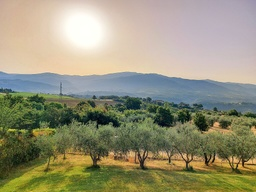
#> input picture Sashank_240725/week2_assignment/image.jpg, 256 x 192 px, shrunk from 1024 x 768 before the run, found by its file name
$ jupyter execute 'Assignment 3.ipynb'
#> lines starting #> are read from the running program, lines starting #| are printed output that depends on the picture; after the words box and inside, x2 and y2 are one past the last pixel; in counts of white or black regions, pixels touching at a corner belong together
### Implement Edge Detection

Write a Python function using OpenCV that takes an image file path as input, applies Canny edge detection on the image, and displays the original and edge-detected images side by side.

[cell 1]
import cv2 as cv
import numpy as np
import matplotlib.pyplot as plt

[cell 2]
# [9 lines left out: function canny, not called in this run]

### Face and Eye Detection

Create a function that detects faces and eyes in a given image using Haar cascades in OpenCV. The function should draw rectangles around detected faces and eyes and display the output image.

[cell 3]
# [19 lines left out: function face_d_eye, not called in this run]

###Image Cropping Based on Facial Features

Write a function that takes an image path as input and detects faces. If exactly one face is detected, return the cropped image of the face. Use Haar cascades for face detection.

[cell 4]
# [13 lines left out: function face_d_eye, not called in this run]

### Feature Matching with ORB
Create a Python script that uses ORB to detect and match features between two images. The script should display the matched keypoints on the output image.

[cell 5]
# [41 lines left out: function fetComp, not called in this run]

### Applying Gaussian Blur for Noise Reduction
Write a function that applies a Gaussian blur to an image to reduce noise and displays both the original and blurred images.

[cell 6]
# [6 lines left out: function blur, not called in this run]

### Pyramid Transform for Image Scaling
Create a function that creates a pyramid of images (both up and down) for a given image and displays the results.

[cell 7]
# [32 lines left out: function display_image_pyramid, not called in this run]

### Implement Harris Corner Detection in Python
Write a Python function using OpenCV that takes an image file as input and applies the Harris Corner Detection algorithm. Your function should display the original image with the detected corners marked. Include parameters to specify the block size, ksize, and free parameter for flexibility.

[cell 8]
# [12 lines left out: function edgeDet, not called in this run]

### SIFT Keypoint Detection and Description
Create a function that reads an image, converts it to grayscale, and then applies the SIFT algorithm to detect keypoints and compute descriptors. Ensure the detected keypoints are visualized on the original image.

[cell 9]
# [12 lines left out: function detKeypoints, not called in this run]

### Feature Matching using ORB
Develop a Python script that matches features between two images using the ORB algorithm. The script should display the matched features between the two images with lines connecting corresponding keypoints.

[cell 10]
# [24 lines left out: function matchFet, not called in this run]

### Implement FAST Corner Detection
Write a Python function to implement the FAST corner detection algorithm. The function should accept an image and return the image with detected keypoints highlighted.

[cell 11]
# [11 lines left out: function cornerDet, not called in this run]

Tough questions

### Custom Canny Edge Detector Implementation
Implement your own version of the Canny edge detection algorithm from scratch using Python (without using OpenCV functions). Your implementation should include:

Gaussian filtering for noise reduction.
Calculation of gradient magnitude and direction.
Non-maximum suppression.
Hysteresis thresholding. Your function should take an image as input and return an image with detected edges.

[cell 12]
def gaussian_kernel(size, sigma):

    k = size // 2
    x, y = np.meshgrid(np.arange(-k, k+1), np.arange(-k, k+1))
    kernel = (1 / (2 * np.pi * sigma**2)) * np.exp(-(x**2 + y**2) / (2 * sigma**2))
    return kernel / kernel.sum()

def sobel_filter(image, axis):

    if axis == 'x':
        kernel = np.array([[-1, 0, 1], [-2, 0, 2], [-1, 0, 1]])
    elif axis == 'y':
        kernel = np.array([[-1, -2, -1], [0, 0, 0], [1, 2, 1]])
    else:
        raise ValueError("Invalid axis: choose 'x' or 'y'")
    return cv.filter2D(image, -1, kernel)

def custom_canny(image, low_threshold, high_threshold, sigma=1.0):

#> called with low_threshold = 50, high_threshold = 100, sigma = 1
    kernel_size = int(6 * sigma + 1) | 1
    smoothed = cv.filter2D(image, -1, gaussian_kernel(kernel_size, sigma))

    Gx = sobel_filter(smoothed, 'x')
    Gy = sobel_filter(smoothed, 'y')
    magnitude = np.hypot(Gx, Gy)
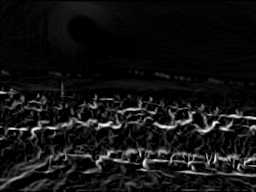
#> magnitude: shape (192, 256) float16; min 0, max 284, mean 21.2; drawn with min black and max white
    direction = np.arctan2(Gy, Gx)
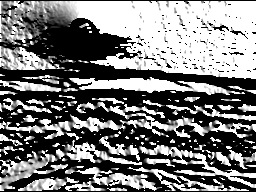
#> direction: shape (192, 256) float16; min 0, max 1.57, mean 0.757; drawn with min black and max white

    magnitude = (magnitude / magnitude.max()) * 255

    suppressed = np.zeros_like(magnitude)
    angle = np.rad2deg(direction) % 180

    for x in range(1, image.shape[0] - 1):
        for y in range(1, image.shape[1] - 1):
            q, r = 255, 255

            if (0 <= angle[x, y] < 22.5) or (157.5 <= angle[x, y] <= 180):
                q = magnitude[x, y + 1]
                r = magnitude[x, y - 1]
            elif 22.5 <= angle[x, y] < 67.5:
                q = magnitude[x + 1, y - 1]
                r = magnitude[x - 1, y + 1]
            elif 67.5 <= angle[x, y] < 112.5:
                q = magnitude[x + 1, y]
                r = magnitude[x - 1, y]
            elif 112.5 <= angle[x, y] < 157.5:
                q = magnitude[x - 1, y - 1]
                r = magnitude[x + 1, y + 1]

            if magnitude[x, y] >= q and magnitude[x, y] >= r:
                suppressed[x, y] = magnitude[x, y]
            else:
                suppressed[x, y] = 0
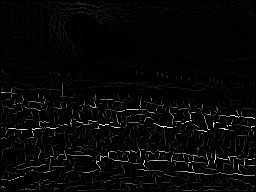
#> suppressed: shape (192, 256) float16; min 0, max 255, mean 6.7

    strong = (suppressed > high_threshold).astype(np.uint8)
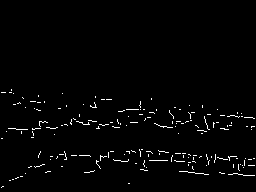
#> strong: shape (192, 256); values 0 (black) and 1 (white), 1.8% white in thin lines or dots, all inside (x1, y1, x2, y2) = (1, 89, 255, 188)
    weak = ((suppressed >= low_threshold) & (suppressed <= high_threshold)).astype(np.uint8)
#> weak: shape (192, 256); values 0 (black) and 1 (white), 2.1% white in thin lines or dots, all inside (x1, y1, x2, y2) = (1, 71, 255, 191)

    edges = np.zeros_like(image)
    for x in range(1, image.shape[0] - 1):
        for y in range(1, image.shape[1] - 1):
            if weak[x, y]:
                if (strong[x - 1:x + 2, y - 1:y + 2].any()):
                    edges[x, y] = 255
            elif strong[x, y]:
                edges[x, y] = 255
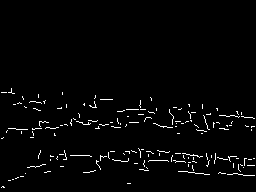
#> edges: shape (192, 256); 2.2% white in thin lines or dots, all inside (x1, y1, x2, y2) = (1, 88, 255, 188)

    return edges

image = cv.imread('image.jpg', cv.IMREAD_GRAYSCALE)
edges = cv.cvtColor(custom_canny(image, low_threshold=50, high_threshold=100, sigma=1.0),cv.COLOR_GRAY2RGB)

plt.imshow(edges[:,::-1])
plt.axis(False)

### Multi-Scale Feature Detection
Create a function that applies multi-scale feature detection using the Laplacian of Gaussian (LoG) method. This function should take an image and a list of sigma values as input, and return an image or set of images showing detected features at the different scales.

[cell 13]
def laplacian_of_gaussian(image, sigmas):

    if len(image.shape) == 3:
        image = cv.cvtColor(image, cv.COLOR_BGR2GRAY)

    image = image / 255.0

    log_images = []
    feature_images = []

    for sigma in sigmas:

        ksize = int(6 * sigma + 1)
        if ksize % 2 == 0:
            ksize += 1

        blurred = cv.GaussianBlur(image, (ksize, ksize), sigma)

        log = cv.Laplacian(blurred, cv.CV_64F, ksize=ksize)

        zero_crossings = np.zeros_like(log, dtype=np.uint8)
        rows, cols = log.shape
        for i in range(1, rows - 1):
            for j in range(1, cols - 1):
                patch = log[i-1:i+2, j-1:j+2]
                if (patch.max() > 0 and patch.min() < 0):
                    zero_crossings[i, j] = 255

        log_images.append(log)
        feature_images.append(zero_crossings)
#> this loop made 4 passes
#> pass 1, in laplacian_of_gaussian, `log = cv.Laplacian(blurred, cv.CV_64F, ksize=ksize)`:
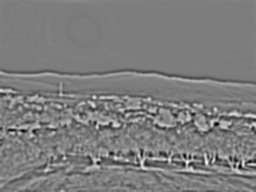
#> log: shape (192, 256) float64; min -92.32, max 95.29, mean 0; drawn with min black and max white
#> after the loop:
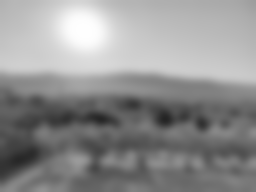
#> blurred: shape (192, 256) float64; min 0.142, max 0.999, mean 0.567
#> after the loop:
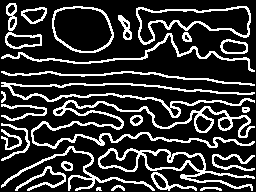
#> zero_crossings: shape (192, 256); 21.1% white in thin lines or dots
#> after the loop, feature_images = 4 items; log_images = 4 items

    return feature_images, log_images


if __name__ == "__main__":
    image = cv.imread("image.jpg", cv.IMREAD_GRAYSCALE)

    sigma_values = [1, 2, 3, 4]

    feature_images, log_images = laplacian_of_gaussian(image, sigma_values)
#> feature_images = 4 items; log_images = 4 items

    for idx, (features, log_img) in enumerate(zip(feature_images, log_images)):
        cv.imshow(f"LoG Features (sigma={sigma_values[idx]})", features)
        cv.imshow(f"LoG Raw (sigma={sigma_values[idx]})", cv.convertScaleAbs(log_img))
#> this loop made 4 passes
#> pass 1, `cv.imshow(f"LoG Features (sigma={sigma_values[idx]})", features)`:
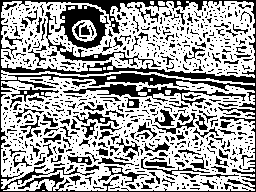
#> window 'LoG Features (sigma=1)': shape (192, 256); 64.1% white; 785 black regions (656 under 20 px), largest, box (x1, y1, x2, y2) and area: (0, 0, 256, 192) 5568, (55, 5, 109, 49) 1079, (63, 84, 246, 106) 937
#> pass 2, `cv.imshow(f"LoG Raw (sigma={sigma_values[idx]})", cv.convertScaleAbs(l..`:
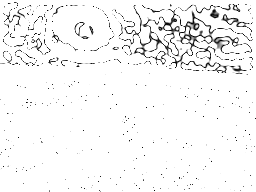
#> window 'LoG Raw (sigma=2)': shape (192, 256); min 0, max 255, mean 245.2

    cv.waitKey(0)
    cv.destroyAllWindows()
